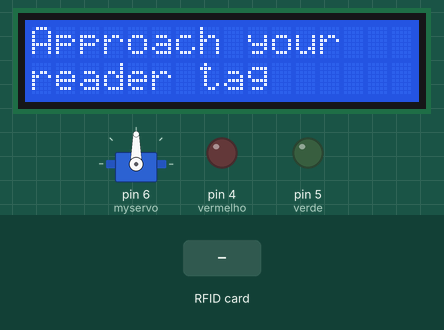
Recording of a sketch running on a simulated Arduino Uno, built with avr-gcc and run on an emulated ATmega328P. Shown: 16×2 character LCD, servo, output pins drawn as LEDs (lit = HIGH). The test bench sets the inputs (shaded band). Pins used as bus, display or sensor lines are not drawn; what the sketch prints to the serial monitor is not drawn.

Above: at 1.3 s.
1.4 s: RFID card 14 45 29 57 held to the reader
At 3.0 s:
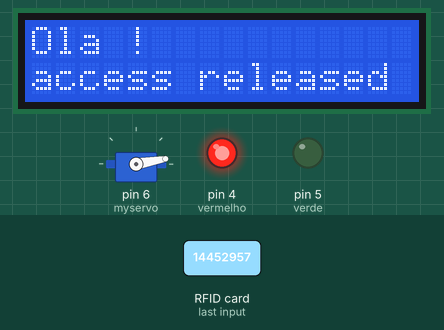
At 3.7 s:
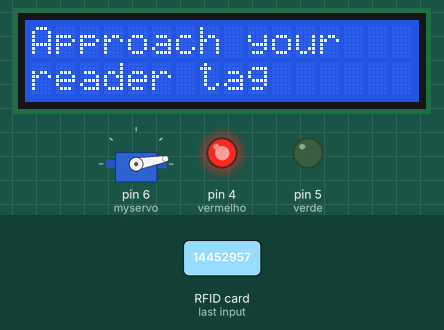
4.4 s: RFID card F1 B1 03 1F held to the reader
At 5.2 s:
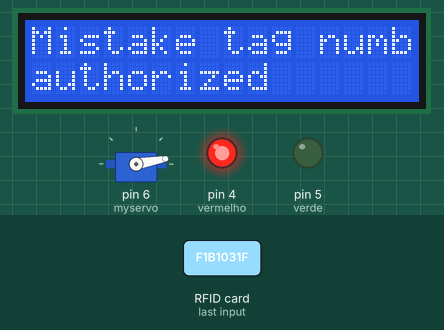
Timing chart, 0 to 7.4 s (numbered marks = the images above; inputs shaded):
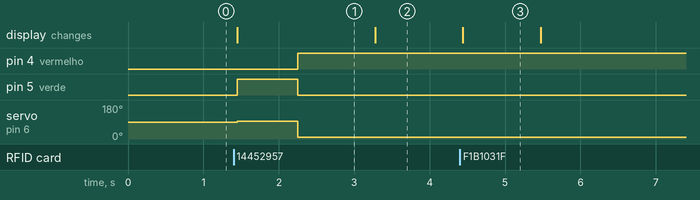

The sketch:

parking_access.ino
```cpp
#include <SPI.h>
#include <MFRC522.h>
#include <Servo.h>
#include <Wire.h>
#include <LiquidCrystal_I2C.h>

Servo myservo ;
LiquidCrystal_I2C lcd (0x27,2,1,0,4,5,6,7,3,POSITIVE);

#define vermelho 4
#define verde 5
#define SS_PIN 10
#define RST_PIN 9

MFRC522 mfrc522 (SS_PIN, RST_PIN);

void setup() {

  Wire.begin();
  lcd.begin(16,2);
  lcd.setBacklight(HIGH);
  lcd.setCursor(0,0);
  lcd.print("Approach your   ");
  lcd.setCursor(0,1);
  lcd.print("reader tag ");

  pinMode(verde,OUTPUT);
  pinMode(vermelho,OUTPUT);

  Serial.begin(9600);
  SPI.begin();
  Serial.println("Bring the tag closer to the reader");

  mfrc522.PCD_Init();

  digitalWrite(verde,0);
  digitalWrite(vermelho,0);

  myservo.attach(6);

}

void loop()
{

  if(!mfrc522.PICC_IsNewCardPresent())
  {
    return;
  }

  if(!mfrc522.PICC_ReadCardSerial())
  {
    return;
  }

  Serial.print(" Tag UID : ");

  String contents = "";

  byte letra;

  for (byte i = 0; i< mfrc522.uid.size; i++)
  {
   Serial.print(mfrc522.uid.uidByte[i] <0x10 ? "0":" ");
   Serial.print(mfrc522.uid.uidByte[i], HEX);

   contents.concat(String(mfrc522.uid.uidByte[i] < 0x10 ? " 0" : " "));
   contents.concat(String(mfrc522.uid.uidByte[i], HEX));
  }

  Serial.println();
  Serial.print("Message : ");

  contents.toUpperCase();

  if(contents.substring(1) == "14 45 29 57")
  {
    lcd.clear();
    Serial.println("access released ");

    lcd.setBacklight(HIGH);
    lcd.setCursor(0,0);
    lcd.print("Ola !");
    lcd.setCursor(0,1);
    lcd.print("access released");

    digitalWrite(verde,1);
    digitalWrite(vermelho,0);

    myservo.write(95);
    delay(800);
    myservo.write(10);
    digitalWrite(verde,0);
    digitalWrite(vermelho,1);
  }

 if(contents.substring(1) == "F1 B1 03 1F")
  {

    lcd.clear();
    Serial.println("Access denied ");
    digitalWrite(verde,0);
    digitalWrite(vermelho,1);

    lcd.setBacklight(HIGH);
    lcd.setCursor(0,0);
    lcd.print("Mistake tag number");
    lcd.setCursor(0,1);
    lcd.print("authorized ");

  }

   delay(1000);
   lcd.clear();

   lcd.setBacklight(HIGH);
   lcd.setCursor(0,0);
   lcd.print("Approach your  ");
   lcd.setCursor(0,1);
   lcd.print("reader tag ");
}
```

Measured:
- after the input at 1.4 s, pin 4 (vermelho): LOW → HIGH after 0.85 s; pin 5 (verde): LOW → HIGH after 0.05 s, → LOW 0.80 s later; servo on pin 6 (myservo): 90° → 95° after 0.05 s, → 10° 0.80 s later; the display: changes after 0.05 s (image 1)
- after the input at 4.4 s, the display: changes at once (image 3)
- what the display in image 1 shows lasts 1.9 s, from 1.4 s to 3.3 s
- what the display in image 3 shows lasts 1.1 s, from 4.4 s to 5.5 s
